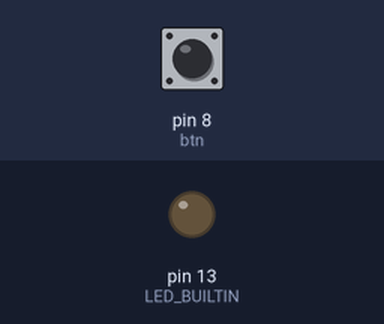
A sketch run on a simulated Arduino Uno, built with avr-gcc and run on an emulated ATmega328P. Parts: output pins drawn as LEDs (lit = HIGH). Inputs (shaded band) come from the test bench; at power-on: pin 8 (btn) LOW.

Above: at 1.2 s.
1.3 s: pin 8 (btn) pulled HIGH for 0.15 s
At 1.37 s:
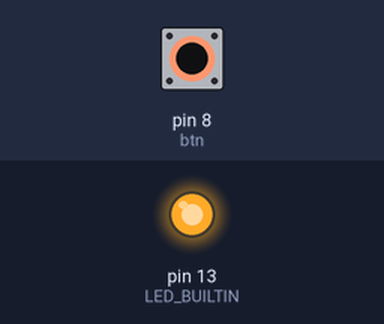
2.9 s: pin 8 (btn) pulled HIGH for 3.2 s
At 6.9 s:
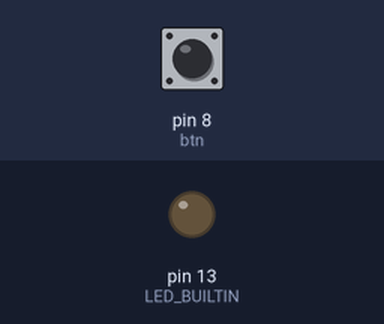
Timing chart, 0 to 8.4 s (numbered marks = the images above; inputs shaded):
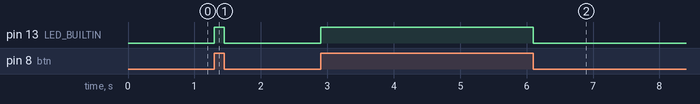

The sketch:

buttonTestLED.ino
```cpp
/* 宣告 button 為整數常數, 並將其值設為 8 (pin 8) */
const int btn = 8;
/* 將按鈕電位 (btVoltage) 設為整數變數, 初始值為 0 */
int btnVol = 0;

void setup() {
   /* 將內建 LED 腳位設為輸出模式 */
  pinMode(LED_BUILTIN, OUTPUT);
   /* 將 button 腳位設為輸入模式 */
  pinMode(btn, INPUT);
}

void loop() {
  /* 讀取按鈕腳位目前的電位值 */
  btnVol = digitalRead(btn);
  /* 若按鈕狀態為高電位 */
  if (btnVol == HIGH){
     /* 內建 LED 腳位 HIGH, LED亮起 */
    digitalWrite(LED_BUILTIN, HIGH);
  } else {
     /* LED 腳位會接收到低電位熄滅 */
    digitalWrite(LED_BUILTIN, LOW);
  }
}
```

Measured:
- after the input at 1.3 s, pin 13 (LED_BUILTIN): LOW → HIGH at once, → LOW 0.15 s later
- after the input at 2.9 s, pin 13 (LED_BUILTIN): LOW → HIGH at once, → LOW 3.2 s later
